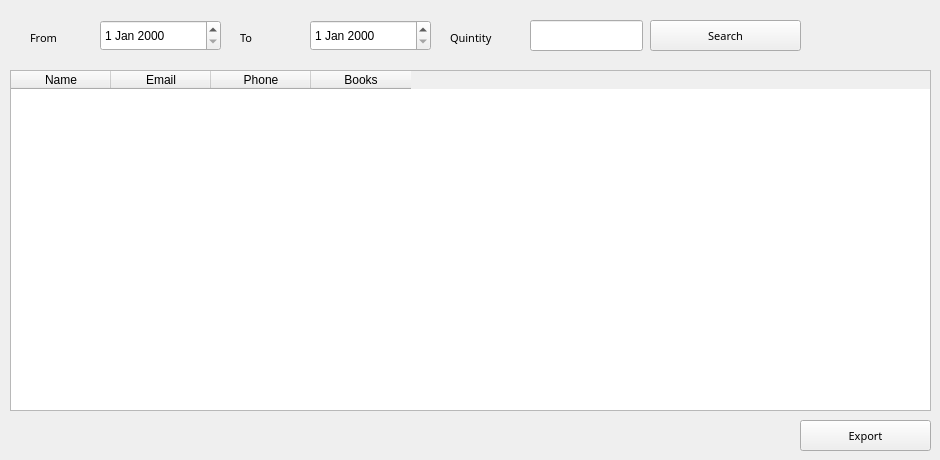
      <widget class="QWidget" name="tab_19">
       <attribute name="title">
        <string>Client Reports</string>
       </attribute>
       <widget class="QDateEdit" name="dateEdit_3">
        <property name="geometry">
         <rect>
          <x>100</x>
          <y>20</y>
          <width>121</width>
          <height>31</height>
         </rect>
        </property>
       </widget>
       <widget class="QLineEdit" name="lineEdit_26">
        <property name="geometry">
         <rect>
          <x>530</x>
          <y>20</y>
          <width>113</width>
          <height>31</height>
         </rect>
        </property>
       </widget>
       <widget class="QDateEdit" name="dateEdit_4">
        <property name="geometry">
         <rect>
          <x>310</x>
          <y>20</y>
          <width>121</width>
          <height>31</height>
         </rect>
        </property>
       </widget>
       <widget class="QLabel" name="label_32">
        <property name="geometry">
         <rect>
          <x>450</x>
          <y>30</y>
          <width>71</width>
          <height>16</height>
         </rect>
        </property>
        <property name="font">
         <font>
          <family>Arial Rounded MT Bold</family>
          <pointsize>8</pointsize>
          <weight>50</weight>
          <italic>false</italic>
          <bold>false</bold>
         </font>
        </property>
        <property name="text">
         <string>Quintity</string>
        </property>
       </widget>
       <widget class="QPushButton" name="pushButton_25">
        <property name="geometry">
         <rect>
          <x>650</x>
          <y>20</y>
          <width>151</width>
          <height>31</height>
         </rect>
        </property>
        <property name="font">
         <font>
          <family>Arial Rounded MT Bold</family>
          <pointsize>8</pointsize>
          <weight>50</weight>
          <italic>false</italic>
          <bold>false</bold>
         </font>
        </property>
        <property name="text">
         <string>Search</string>
        </property>
       </widget>
       <widget class="QTableWidget" name="tableWidget_6">
        <property name="geometry">
         <rect>
          <x>10</x>
          <y>70</y>
          <width>921</width>
          <height>341</height>
         </rect>
        </property>
        <column>
         <property name="text">
          <string>Name</string>
         </property>
         <property name="font">
          <font>
           <pointsize>9</pointsize>
           <weight>50</weight>
           <bold>false</bold>
          </font>
         </property>
        </column>
        <column>
         <property name="text">
          <string>Email</string>
         </property>
         <property name="font">
          <font>
           <pointsize>9</pointsize>
           <weight>50</weight>
           <bold>false</bold>
          </font>
         </property>
        </column>
        <column>
         <property name="text">
          <string>Phone</string>
         </property>
         <property name="font">
          <font>
           <pointsize>9</pointsize>
           <weight>50</weight>
           <bold>false</bold>
          </font>
         </property>
        </column>
        <column>
         <property name="text">
          <string>Books</string>
         </property>
         <property name="font">
          <font>
           <pointsize>9</pointsize>
           <weight>50</weight>
           <bold>false</bold>
          </font>
         </property>
        </column>
       </widget>
       <widget class="QLabel" name="label_33">
        <property name="geometry">
         <rect>
          <x>240</x>
          <y>30</y>
          <width>61</width>
          <height>16</height>
         </rect>
        </property>
        <property name="font">
         <font>
          <family>Arial Rounded MT Bold</family>
          <pointsize>8</pointsize>
          <weight>50</weight>
          <italic>false</italic>
          <bold>false</bold>
         </font>
        </property>
        <property name="text">
         <string>To</string>
        </property>
       </widget>
       <widget class="QLabel" name="label_34">
        <property name="geometry">
         <rect>
          <x>30</x>
          <y>30</y>
          <width>61</width>
          <height>16</height>
         </rect>
        </property>
        <property name="font">
         <font>
          <family>Arial Rounded MT Bold</family>
          <pointsize>8</pointsize>
          <weight>50</weight>
          <italic>false</italic>
          <bold>false</bold>
         </font>
        </property>
        <property name="text">
         <string>From</string>
        </property>
       </widget>
       <widget class="QPushButton" name="pushButton_42">
        <property name="geometry">
         <rect>
          <x>800</x>
          <y>420</y>
          <width>131</width>
          <height>31</height>
         </rect>
        </property>
        <property name="font">
         <font>
          <family>Arial Rounded MT Bold</family>
          <pointsize>8</pointsize>
          <weight>50</weight>
          <italic>false</italic>
          <bold>false</bold>
         </font>
        </property>
        <property name="text">
         <string>Export</string>
        </property>
       </widget>
      </widget>
